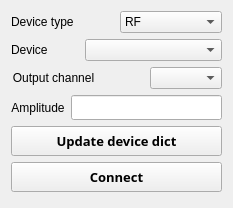
<?xml version="1.0" encoding="UTF-8"?>
<ui version="4.0">
 <class>Form</class>
 <widget class="QWidget" name="Form">
  <property name="geometry">
   <rect>
    <x>0</x>
    <y>0</y>
    <width>233</width>
    <height>208</height>
   </rect>
  </property>
  <property name="windowTitle">
   <string>Form</string>
  </property>
  <layout class="QVBoxLayout" name="verticalLayout" stretch="1,0,0,2,0,2">
   <item>
    <layout class="QHBoxLayout" name="horizontalLayout">
     <item>
      <widget class="QLabel" name="NON_device_2">
       <property name="minimumSize">
        <size>
         <width>40</width>
         <height>0</height>
        </size>
       </property>
       <property name="text">
        <string>Device type</string>
       </property>
       <property name="alignment">
        <set>Qt::AlignLeading|Qt::AlignLeft|Qt::AlignVCenter</set>
       </property>
      </widget>
     </item>
     <item>
      <widget class="QComboBox" name="CBOX_device_type">
       <property name="minimumSize">
        <size>
         <width>0</width>
         <height>20</height>
        </size>
       </property>
       <item>
        <property name="text">
         <string>RF</string>
        </property>
       </item>
      </widget>
     </item>
    </layout>
   </item>
   <item>
    <layout class="QHBoxLayout" name="horizontalLayout_5" stretch="1,2">
     <item>
      <widget class="QLabel" name="NON_device">
       <property name="minimumSize">
        <size>
         <width>40</width>
         <height>0</height>
        </size>
       </property>
       <property name="text">
        <string>Device</string>
       </property>
       <property name="alignment">
        <set>Qt::AlignLeading|Qt::AlignLeft|Qt::AlignVCenter</set>
       </property>
      </widget>
     </item>
     <item>
      <widget class="QComboBox" name="CBOX_device">
       <property name="minimumSize">
        <size>
         <width>0</width>
         <height>20</height>
        </size>
       </property>
      </widget>
     </item>
    </layout>
   </item>
   <item>
    <layout class="QHBoxLayout" name="horizontalLayout_4">
     <item>
      <widget class="QLabel" name="NON_outchannel">
       <property name="minimumSize">
        <size>
         <width>85</width>
         <height>0</height>
        </size>
       </property>
       <property name="text">
        <string>Output channel</string>
       </property>
       <property name="alignment">
        <set>Qt::AlignCenter</set>
       </property>
      </widget>
     </item>
     <item>
      <spacer name="horizontalSpacer">
       <property name="orientation">
        <enum>Qt::Horizontal</enum>
       </property>
       <property name="sizeHint" stdset="0">
        <size>
         <width>40</width>
         <height>20</height>
        </size>
       </property>
      </spacer>
     </item>
     <item>
      <widget class="QComboBox" name="CBOX_channel">
       <property name="minimumSize">
        <size>
         <width>0</width>
         <height>20</height>
        </size>
       </property>
      </widget>
     </item>
    </layout>
   </item>
   <item>
    <layout class="QHBoxLayout" name="horizontalLayout_2">
     <item>
      <widget class="QLabel" name="NON_con1">
       <property name="minimumSize">
        <size>
         <width>40</width>
         <height>0</height>
        </size>
       </property>
       <property name="text">
        <string>Amplitude</string>
       </property>
       <property name="alignment">
        <set>Qt::AlignCenter</set>
       </property>
      </widget>
     </item>
     <item>
      <widget class="QLineEdit" name="TXT_con1">
       <property name="minimumSize">
        <size>
         <width>0</width>
         <height>25</height>
        </size>
       </property>
      </widget>
     </item>
    </layout>
   </item>
   <item>
    <widget class="QPushButton" name="BTN_update_device_dict">
     <property name="minimumSize">
      <size>
       <width>0</width>
       <height>30</height>
      </size>
     </property>
     <property name="font">
      <font>
       <family>Arial Black</family>
       <pointsize>10</pointsize>
       <weight>75</weight>
       <bold>true</bold>
      </font>
     </property>
     <property name="text">
      <string>Update device dict</string>
     </property>
     <property name="checkable">
      <bool>true</bool>
     </property>
    </widget>
   </item>
   <item>
    <widget class="QPushButton" name="BTN_connection">
     <property name="minimumSize">
      <size>
       <width>0</width>
       <height>30</height>
      </size>
     </property>
     <property name="font">
      <font>
       <family>Arial Black</family>
       <pointsize>10</pointsize>
       <weight>75</weight>
       <bold>true</bold>
      </font>
     </property>
     <property name="text">
      <string>Connect</string>
     </property>
     <property name="checkable">
      <bool>true</bool>
     </property>
    </widget>
   </item>
  </layout>
 </widget>
 <resources/>
 <connections>
  <connection>
   <sender>CBOX_device_type</sender>
   <signal>currentTextChanged(QString)</signal>
   <receiver>Form</receiver>
   <slot>changedConnection()</slot>
   <hints>
    <hint type="sourcelabel">
     <x>180</x>
     <y>15</y>
    </hint>
    <hint type="destinationlabel">
     <x>422</x>
     <y>161</y>
    </hint>
   </hints>
  </connection>
  <connection>
   <sender>BTN_connection</sender>
   <signal>toggled(bool)</signal>
   <receiver>Form</receiver>
   <slot>pressedConnect()</slot>
   <hints>
    <hint type="sourcelabel">
     <x>131</x>
     <y>185</y>
    </hint>
    <hint type="destinationlabel">
     <x>588</x>
     <y>182</y>
    </hint>
   </hints>
  </connection>
  <connection>
   <sender>BTN_update_device_dict</sender>
   <signal>clicked()</signal>
   <receiver>Form</receiver>
   <slot>pressedUpdateDevices()</slot>
   <hints>
    <hint type="sourcelabel">
     <x>103</x>
     <y>143</y>
    </hint>
    <hint type="destinationlabel">
     <x>1023</x>
     <y>127</y>
    </hint>
   </hints>
  </connection>
  <connection>
   <sender>CBOX_device</sender>
   <signal>currentIndexChanged(QString)</signal>
   <receiver>Form</receiver>
   <slot>changedDevice()</slot>
   <hints>
    <hint type="sourcelabel">
     <x>198</x>
     <y>45</y>
    </hint>
    <hint type="destinationlabel">
     <x>901</x>
     <y>54</y>
    </hint>
   </hints>
  </connection>
  <connection>
   <sender>CBOX_channel</sender>
   <signal>currentIndexChanged(int)</signal>
   <receiver>Form</receiver>
   <slot>changedOutputChannel()</slot>
   <hints>
    <hint type="sourcelabel">
     <x>181</x>
     <y>73</y>
    </hint>
    <hint type="destinationlabel">
     <x>444</x>
     <y>82</y>
    </hint>
   </hints>
  </connection>
 </connections>
 <slots>
  <slot>changedConnection()</slot>
  <slot>pressedConnect()</slot>
  <slot>pressedUpdateDevices()</slot>
  <slot>changedDevice()</slot>
  <slot>changedOutputChannel()</slot>
 </slots>
</ui>
